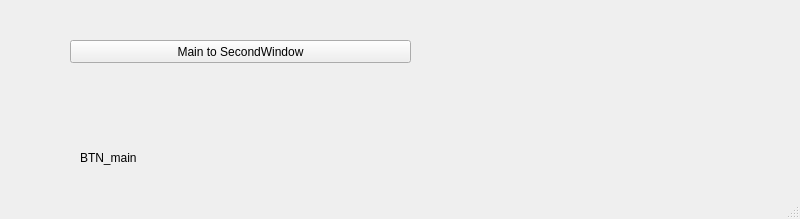
<?xml version="1.0" encoding="UTF-8"?>
<ui version="4.0">
 <class>MainWindow</class>
 <widget class="QMainWindow" name="MainWindow">
  <property name="geometry">
   <rect>
    <x>0</x>
    <y>0</y>
    <width>800</width>
    <height>219</height>
   </rect>
  </property>
  <property name="windowTitle">
   <string>MainWindow</string>
  </property>
  <widget class="QWidget" name="centralwidget">
   <widget class="QPushButton" name="pushButton">
    <property name="geometry">
     <rect>
      <x>70</x>
      <y>40</y>
      <width>341</width>
      <height>23</height>
     </rect>
    </property>
    <property name="text">
     <string>Main to SecondWindow</string>
    </property>
   </widget>
   <widget class="QLabel" name="label">
    <property name="geometry">
     <rect>
      <x>80</x>
      <y>150</y>
      <width>381</width>
      <height>16</height>
     </rect>
    </property>
    <property name="text">
     <string>BTN_main</string>
    </property>
   </widget>
  </widget>
  <widget class="QMenuBar" name="menubar">
   <property name="geometry">
    <rect>
     <x>0</x>
     <y>0</y>
     <width>800</width>
     <height>21</height>
    </rect>
   </property>
  </widget>
  <widget class="QStatusBar" name="statusbar"/>
 </widget>
 <resources/>
 <connections/>
</ui>
